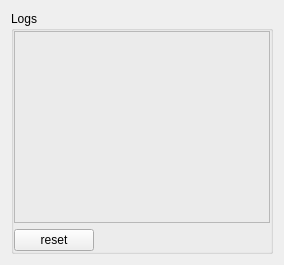
      <widget class="QWidget" name="LogsTab">
       <attribute name="title">
        <string>Logs</string>
       </attribute>
       <layout class="QVBoxLayout" name="verticalLayout">
        <item>
         <widget class="QGroupBox" name="loggingGroup">
          <property name="sizePolicy">
           <sizepolicy hsizetype="Preferred" vsizetype="Expanding">
            <horstretch>0</horstretch>
            <verstretch>0</verstretch>
           </sizepolicy>
          </property>
          <property name="title">
           <string>Logs</string>
          </property>
          <layout class="QVBoxLayout" name="verticalLayout_4">
           <property name="leftMargin">
            <number>0</number>
           </property>
           <property name="topMargin">
            <number>0</number>
           </property>
           <property name="rightMargin">
            <number>0</number>
           </property>
           <property name="bottomMargin">
            <number>0</number>
           </property>
           <item>
            <widget class="QTextEdit" name="output_log">
             <property name="palette">
              <palette>
               <active>
                <colorrole role="Base">
                 <brush brushstyle="SolidPattern">
                  <color alpha="255">
                   <red>235</red>
                   <green>235</green>
                   <blue>235</blue>
                  </color>
                 </brush>
                </colorrole>
               </active>
               <inactive>
                <colorrole role="Base">
                 <brush brushstyle="SolidPattern">
                  <color alpha="255">
                   <red>235</red>
                   <green>235</green>
                   <blue>235</blue>
                  </color>
                 </brush>
                </colorrole>
               </inactive>
               <disabled>
                <colorrole role="Base">
                 <brush brushstyle="SolidPattern">
                  <color alpha="255">
                   <red>236</red>
                   <green>236</green>
                   <blue>236</blue>
                  </color>
                 </brush>
                </colorrole>
               </disabled>
              </palette>
             </property>
             <property name="readOnly">
              <bool>true</bool>
             </property>
            </widget>
           </item>
           <item>
            <widget class="QPushButton" name="reset_logs_button">
             <property name="sizePolicy">
              <sizepolicy hsizetype="Fixed" vsizetype="Fixed">
               <horstretch>0</horstretch>
               <verstretch>0</verstretch>
              </sizepolicy>
             </property>
             <property name="text">
              <string>reset</string>
             </property>
            </widget>
           </item>
          </layout>
         </widget>
        </item>
       </layout>
      </widget>
